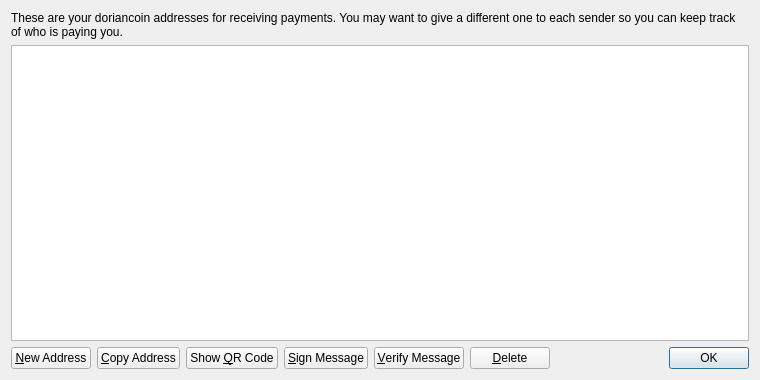
<?xml version="1.0" encoding="UTF-8"?>
<ui version="4.0">
 <class>AddressBookPage</class>
 <widget class="QWidget" name="AddressBookPage">
  <property name="geometry">
   <rect>
    <x>0</x>
    <y>0</y>
    <width>760</width>
    <height>380</height>
   </rect>
  </property>
  <property name="windowTitle">
   <string>Address Book</string>
  </property>
  <layout class="QVBoxLayout" name="verticalLayout">
   <item>
    <widget class="QLabel" name="labelExplanation">
     <property name="text">
      <string>These are your doriancoin addresses for receiving payments. You may want to give a different one to each sender so you can keep track of who is paying you.</string>
     </property>
     <property name="textFormat">
      <enum>Qt::PlainText</enum>
     </property>
     <property name="wordWrap">
      <bool>true</bool>
     </property>
    </widget>
   </item>
   <item>
    <widget class="QTableView" name="tableView">
     <property name="contextMenuPolicy">
      <enum>Qt::CustomContextMenu</enum>
     </property>
     <property name="toolTip">
      <string>Double-click to edit address or label</string>
     </property>
     <property name="tabKeyNavigation">
      <bool>false</bool>
     </property>
     <property name="alternatingRowColors">
      <bool>true</bool>
     </property>
     <property name="selectionMode">
      <enum>QAbstractItemView::SingleSelection</enum>
     </property>
     <property name="selectionBehavior">
      <enum>QAbstractItemView::SelectRows</enum>
     </property>
     <property name="sortingEnabled">
      <bool>true</bool>
     </property>
     <attribute name="verticalHeaderVisible">
      <bool>false</bool>
     </attribute>
    </widget>
   </item>
   <item>
    <layout class="QHBoxLayout" name="horizontalLayout">
     <item>
      <widget class="QPushButton" name="newAddressButton">
       <property name="toolTip">
        <string>Create a new address</string>
       </property>
       <property name="text">
        <string>&amp;New Address</string>
       </property>
       <property name="icon">
        <iconset resource="../bitcoin.qrc">
         <normaloff>:/icons/add</normaloff>:/icons/add</iconset>
       </property>
      </widget>
     </item>
     <item>
      <widget class="QPushButton" name="copyToClipboard">
       <property name="toolTip">
        <string>Copy the currently selected address to the system clipboard</string>
       </property>
       <property name="text">
        <string>&amp;Copy Address</string>
       </property>
       <property name="icon">
        <iconset resource="../bitcoin.qrc">
         <normaloff>:/icons/editcopy</normaloff>:/icons/editcopy</iconset>
       </property>
      </widget>
     </item>
     <item>
      <widget class="QPushButton" name="showQRCode">
       <property name="text">
        <string>Show &amp;QR Code</string>
       </property>
       <property name="icon">
        <iconset resource="../bitcoin.qrc">
         <normaloff>:/icons/qrcode</normaloff>:/icons/qrcode</iconset>
       </property>
      </widget>
     </item>
     <item>
      <widget class="QPushButton" name="signMessage">
       <property name="toolTip">
        <string>Sign a message to prove you own a doriancoin address</string>
       </property>
       <property name="text">
        <string>&amp;Sign Message</string>
       </property>
       <property name="icon">
        <iconset resource="../bitcoin.qrc">
         <normaloff>:/icons/edit</normaloff>:/icons/edit</iconset>
       </property>
      </widget>
     </item>
     <item>
      <widget class="QPushButton" name="verifyMessage">
       <property name="toolTip">
        <string>Verify a message to ensure it was signed with a specified doriancoin address</string>
       </property>
       <property name="text">
        <string>&amp;Verify Message</string>
       </property>
       <property name="icon">
        <iconset resource="../bitcoin.qrc">
         <normaloff>:/icons/transaction_0</normaloff>:/icons/transaction_0</iconset>
       </property>
      </widget>
     </item>
     <item>
      <widget class="QPushButton" name="deleteButton">
       <property name="toolTip">
        <string>Delete the currently selected address from the list. Only sending addresses can be deleted.</string>
       </property>
       <property name="text">
        <string>&amp;Delete</string>
       </property>
       <property name="icon">
        <iconset resource="../bitcoin.qrc">
         <normaloff>:/icons/remove</normaloff>:/icons/remove</iconset>
       </property>
      </widget>
     </item>
     <item>
      <spacer name="horizontalSpacer">
       <property name="orientation">
        <enum>Qt::Horizontal</enum>
       </property>
       <property name="sizeHint" stdset="0">
        <size>
         <width>40</width>
         <height>20</height>
        </size>
       </property>
      </spacer>
     </item>
     <item>
      <widget class="QDialogButtonBox" name="buttonBox">
       <property name="sizePolicy">
        <sizepolicy hsizetype="Maximum" vsizetype="Fixed">
         <horstretch>0</horstretch>
         <verstretch>0</verstretch>
        </sizepolicy>
       </property>
       <property name="standardButtons">
        <set>QDialogButtonBox::Ok</set>
       </property>
      </widget>
     </item>
    </layout>
   </item>
  </layout>
 </widget>
 <resources>
  <include location="../bitcoin.qrc"/>
 </resources>
 <connections/>
</ui>
